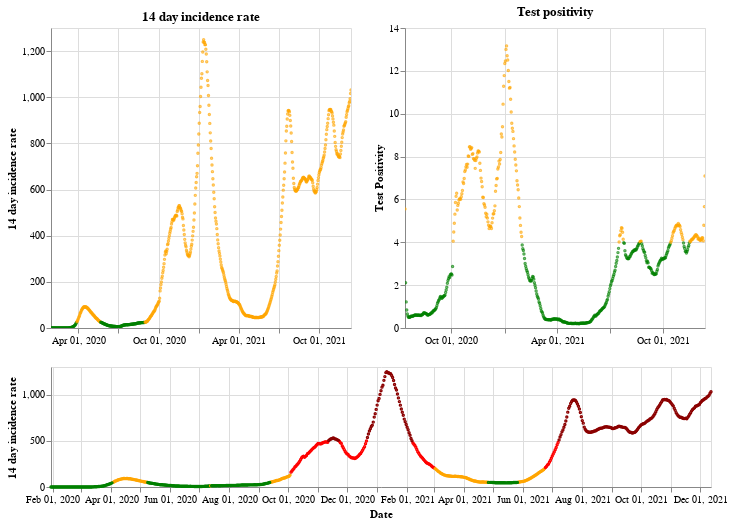

The cell this chart's notebook holds for it:
### Markdown cell above
## England

### Code cell
plot_traffic_light('England')

### Figure 1 — Vega-Lite specification as saved in the notebook (floating-point values rounded to 4 significant figures; data arrays with more than 128 entries replaced by an {"elided": "..."} marker saying what was removed)
{"config": {"view": {"continuousWidth": 400, "continuousHeight": 300}}, "vconcat": [{"hconcat": [{"mark": {"type": "point", "size": 2}, "encoding": {"color": {"condition": {"value": "green", "test": "(datum.twoWeeklyCasesRate <= 25)"}, "value": "orange"}, "tooltip": [{"type": "nominal", "field": "areaName"}, {"type": "temporal", "field": "date"}, {"type": "quantitative", "field": "twoWeeklyCasesRate"}, {"type": "quantitative", "field": "testPositivity"}], "x": {"type": "temporal", "axis": {"title": ""}, "field": "date", "scale": {"domain": {"selection": "DateBrush"}}, "timeUnit": "yearmonthdate"}, "y": {"type": "quantitative", "axis": {"title": "14 day incidence rate"}, "field": "twoWeeklyCasesRate"}}, "title": "14 day incidence rate", "width": 300}, {"mark": {"type": "point", "size": 2}, "encoding": {"color": {"condition": {"value": "green", "test": "(datum.testPositivity <= 4)"}, "value": "orange"}, "tooltip": [{"type": "nominal", "field": "areaName"}, {"type": "temporal", "field": "date"}, {"type": "quantitative", "field": "twoWeeklyCasesRate"}, {"type": "quantitative", "field": "testPositivity"}], "x": {"type": "temporal", "axis": {"title": ""}, "field": "date", "scale": {"domain": {"selection": "DateBrush"}}, "timeUnit": "yearmonthdate"}, "y": {"type": "quantitative", "axis": {"title": "Test Positivity"}, "field": "testPositivity"}}, "title": "Test positivity", "width": 300}]}, {"layer": [{"mark": {"type": "point", "size": 2}, "encoding": {"color": {"condition": {"value": "orange", "test": "(((datum.testPositivity < 4) && (datum.twoWeeklyCasesRate >= 50)) && (datum.twoWeeklyCasesRate < 200))"}, "value": "red"}, "opacity": {"condition": {"value": 1, "test": "((datum.twoWeeklyCasesRate >= 50) && (datum.twoWeeklyCasesRate < 500))"}, "value": 0}, "tooltip": [{"type": "nominal", "field": "areaName"}, {"type": "temporal", "field": "date"}, {"type": "quantitative", "field": "twoWeeklyCasesRate"}, {"type": "quantitative", "field": "testPositivity"}], "x": {"type": "temporal", "axis": {"title": "Date"}, "field": "date", "timeUnit": "yearmonthdate"}, "y": {"type": "quantitative", "axis": {"title": "14 day incidence rate"}, "field": "twoWeeklyCasesRate"}}, "selection": {"DateBrush": {"type": "interval", "encodings": ["x"], "fields": ["Time"]}}}, {"mark": {"type": "point", "size": 2}, "encoding": {"color": {"value": "darkred"}, "opacity": {"condition": {"value": 1, "test": "(datum.twoWeeklyCasesRate >= 500)"}, "value": 0}, "tooltip": [{"type": "nominal", "field": "areaName"}, {"type": "temporal", "field": "date"}, {"type": "quantitative", "field": "twoWeeklyCasesRate"}, {"type": "quantitative", "field": "testPositivity"}], "x": {"type": "temporal", "axis": {"title": "Date"}, "field": "date", "timeUnit": "yearmonthdate"}, "y": {"type": "quantitative", "axis": {"title": "14 day incidence rate"}, "field": "twoWeeklyCasesRate"}}}, {"mark": {"type": "point", "size": 2}, "encoding": {"color": {"condition": {"value": "green", "test": "((datum.testPositivity < 4) && (datum.twoWeeklyCasesRate < 50))"}, "value": "orange"}, "opacity": {"condition": {"value": 1, "test": "(datum.twoWeeklyCasesRate < 50)"}, "value": 0}, "tooltip": [{"type": "nominal", "field": "areaName"}, {"type": "temporal", "field": "date"}, {"type": "quantitative", "field": "twoWeeklyCasesRate"}, {"type": "quantitative", "field": "testPositivity"}], "x": {"type": "temporal", "axis": {"title": "Date"}, "field": "date", "timeUnit": "yearmonthdate"}, "y": {"type": "quantitative", "axis": {"title": "14 day incidence rate"}, "field": "twoWeeklyCasesRate"}}}], "height": 120, "width": 660}], "data": {"name": "data-28202cf30d8477ab2ca0ac565726a3ec"}, "$schema": "https://vega.github.io/schema/vega-lite/v4.8.1.json", "datasets": {"data-28202cf30d8477ab2ca0ac565726a3ec": {"elided": "683 records"}}}
